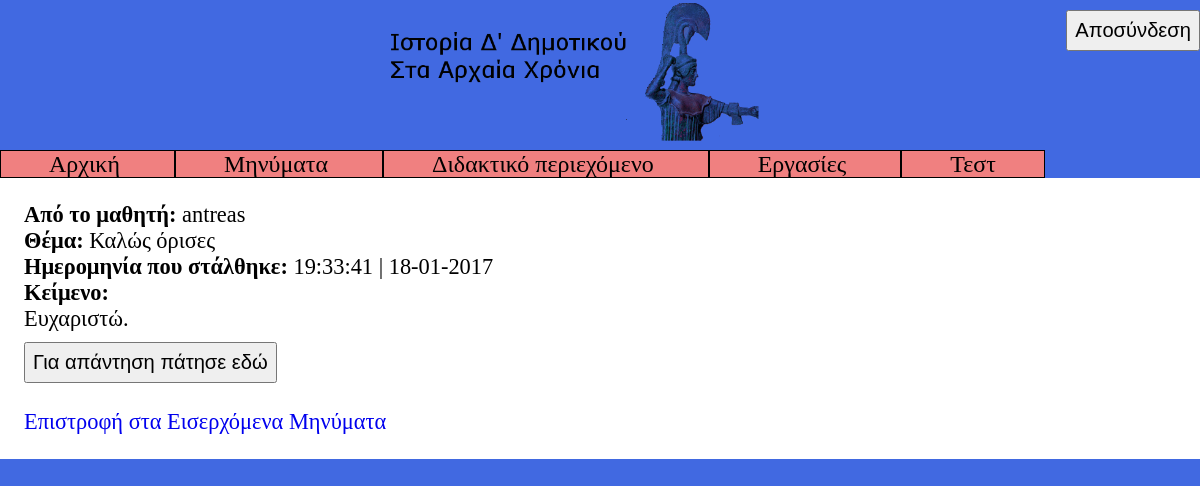
The app's page /code/professor/show_message.php?id=25 (signed in) with its own data.
### tables this page shows
CREATE TABLE `message` (
  `id` bigint(20) NOT NULL,
  `from_user` varchar(20) NOT NULL,
  `to_user` varchar(20) NOT NULL,
  `subject` varchar(20) NOT NULL,
  `text` text NOT NULL,
  `seen` tinyint(1) NOT NULL DEFAULT '0',
  `date` datetime NOT NULL
);

### code/professor/show_message.php (the view, shortened to what this page needs)
<!DOCTYPE html>
<html>
<head>
	<link rel="stylesheet" type="text/css" href="pstyles.css" />
</head>
<body>
	<button class="logout" onclick="logout()"> Αποσύνδεση</button>
	<img src="../banner.png" alt="Ιστορία Δ' Δημοτικού Στα Αρχαία Χρόνια" class="banner">
	<div class="big menu">
		<span class="menup"> <a href="phome.php" class="link_to_page"> Αρχική </a> </span>
		<span class="menup"> <a href="message.php" class="link_to_page"> Μηνύματα </a> </span>
		<span class="menup"> <a href="content.php" class="link_to_page"> Διδακτικό περιεχόμενο </a> </span>
		<span class="menup"> <a href="group_project.php" class="link_to_page"> Εργασίες </a> </span>
		<span class="menup"> <a href="test.php" class="link_to_page"> Τεστ </a> </span>
	</div>
	<div class="main">
<?php
if ((isset($_GET["id"]))) {
	$id = $_GET["id"];
}
else {
	echo "<script> alert('Κάτι πήγε στραβά.'); window.location = 'message.php'; </script>";
	exit();
}
$link = connect_to_database("../login_register_form.php");
$result = $link->query("SELECT * FROM message WHERE id=".$id);
$row = mysqli_fetch_array($result, MYSQLI_ASSOC);
?>
		<b> Από το μαθητή: </b> <?php echo $row["from_user"]; ?> <br>
		<b> Θέμα: </b> <?php echo $row["subject"]; ?> <br>
		<b> Ημερομηνία που στάλθηκε: </b> <?php echo date("H:i:s | d-m-Y", strtotime($row["date"])); ?> <br>
		<b> Κείμενο: </b> <br>
		<?php echo str_replace("\n", "\n<br>", $row["text"]); ?> <br>
		<button onclick="reply_message()" id="breply_message"> Για απάντηση πάτησε εδώ </button>
		 <br> <br>
		<a href="message.php"> Επιστροφή στα Εισερχόμενα Μηνύματα </a>
		</div>
</body>
</html>

### code/professor/pstyles.css (style rules this page uses)
* { box-sizing: border-box; }
body { background-color: royalblue; font-family: "Verdana"; font-size: 140%; margin: 0; }
button { font-size: 90%; padding: 7px; margin-top: 10px; cursor: pointer; }
a { text-decoration: none; }
button.logout { float: right; }
img.banner { display: table-cell; margin-left: 32.5%; margin-right: 32.5%; width: 35%; }
div.menu { margin-right: 10%; margin-left: 10%; }
span.menup { border: 1px solid black; padding: 0 4%; background-color: lightcoral; cursor: pointer; }
div.main { background-color: white; padding: 2%; margin-left: 10%; margin-right: 10%; }
.big { font-size: 107%; }
a.link_to_page { color: black; }
@media only screen and (max-width: 1400px) { div.main { margin-left: 0; margin-right: 0; } }
@media only screen and (max-width: 1400px) { div.menu { margin-right: 0; margin-left: 0; } }

### records on screen
message: from_user "antreas", subject "Καλώς όρισες", date "19:33:41 | 18-01-2017", text "Ευχαριστώ."
